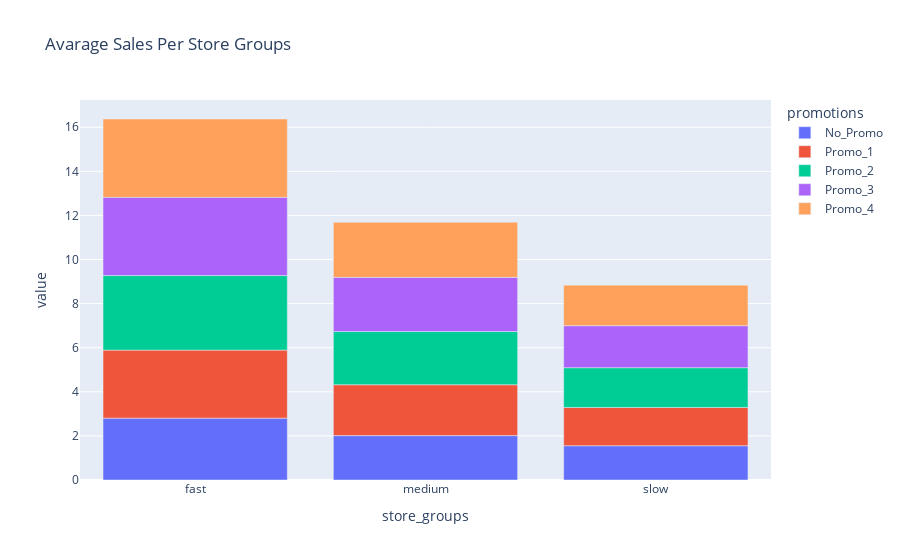

This figure's notebook cell:
### Code cell
fig = px.bar(table, x=table.index, y=table.columns, title="Avarage Sales Per Store Groups")
fig.show()

### Figure 1 — Plotly figure (JSON) as saved in the notebook; plotly's stock layout.template omitted (floating-point values rounded to 4 significant figures)
{"data": [{"alignmentgroup": "True", "hovertemplate": "promotions=No_Promo<br>store_groups=%{x}<br>value=%{y}<extra></extra>", "legendgroup": "No_Promo", "marker": {"color": "#636efa"}, "name": "No_Promo", "offsetgroup": "No_Promo", "orientation": "v", "showlegend": true, "textposition": "auto", "type": "bar", "x": ["fast", "medium", "slow"], "xaxis": "x", "y": [2.804, 2.013, 1.553], "yaxis": "y"}, {"alignmentgroup": "True", "hovertemplate": "promotions=Promo_1<br>store_groups=%{x}<br>value=%{y}<extra></extra>", "legendgroup": "Promo_1", "marker": {"color": "#EF553B"}, "name": "Promo_1", "offsetgroup": "Promo_1", "orientation": "v", "showlegend": true, "textposition": "auto", "type": "bar", "x": ["fast", "medium", "slow"], "xaxis": "x", "y": [3.086, 2.308, 1.737], "yaxis": "y"}, {"alignmentgroup": "True", "hovertemplate": "promotions=Promo_2<br>store_groups=%{x}<br>value=%{y}<extra></extra>", "legendgroup": "Promo_2", "marker": {"color": "#00cc96"}, "name": "Promo_2", "offsetgroup": "Promo_2", "orientation": "v", "showlegend": true, "textposition": "auto", "type": "bar", "x": ["fast", "medium", "slow"], "xaxis": "x", "y": [3.382, 2.413, 1.803], "yaxis": "y"}, {"alignmentgroup": "True", "hovertemplate": "promotions=Promo_3<br>store_groups=%{x}<br>value=%{y}<extra></extra>", "legendgroup": "Promo_3", "marker": {"color": "#ab63fa"}, "name": "Promo_3", "offsetgroup": "Promo_3", "orientation": "v", "showlegend": true, "textposition": "auto", "type": "bar", "x": ["fast", "medium", "slow"], "xaxis": "x", "y": [3.548, 2.457, 1.904], "yaxis": "y"}, {"alignmentgroup": "True", "hovertemplate": "promotions=Promo_4<br>store_groups=%{x}<br>value=%{y}<extra></extra>", "legendgroup": "Promo_4", "marker": {"color": "#FFA15A"}, "name": "Promo_4", "offsetgroup": "Promo_4", "orientation": "v", "showlegend": true, "textposition": "auto", "type": "bar", "x": ["fast", "medium", "slow"], "xaxis": "x", "y": [3.551, 2.497, 1.84], "yaxis": "y"}], "layout": {"barmode": "relative", "legend": {"title": {"text": "promotions"}, "tracegroupgap": 0}, "title": {"text": "Avarage Sales Per Store Groups"}, "xaxis": {"anchor": "y", "domain": [0, 1], "title": {"text": "store_groups"}}, "yaxis": {"anchor": "x", "domain": [0, 1], "title": {"text": "value"}}}}
